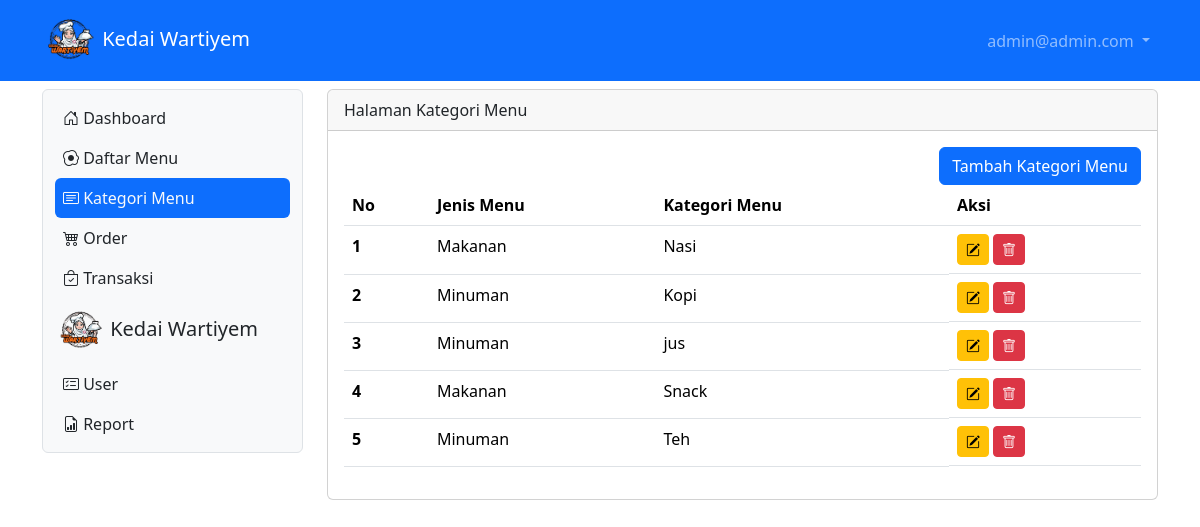
The page /app/kategori (signed in) on the database its author committed.
### tables this page shows
CREATE TABLE `tb_user` (
  `id` int(11) NOT NULL,
  `Nama` varchar(200) DEFAULT NULL,
  `username` varchar(200) DEFAULT NULL,
  `password` varchar(200) DEFAULT NULL,
  `level` int(11) DEFAULT NULL,
  `No_Hp` varchar(15) DEFAULT NULL,
  `alamat` varchar(300) DEFAULT NULL
);

CREATE TABLE `tb_kategori_menu` (
  `id_kat_menu` int(11) NOT NULL,
  `jenis_menu` int(11) DEFAULT NULL,
  `kategori_menu` varchar(50) DEFAULT NULL
);

### app/katmenu.php (the view, shortened to what this page needs)
<?php
include "../proses/connect.php";
$query = mysqli_query($conn, "SELECT * FROM tb_kategori_menu");
while ($record = mysqli_fetch_array($query)) {
    $result[] = $record;
}
?>
<div class="col-lg-9 mt-2">
    <div class="card">
        <div class="card-header">
            Halaman Kategori Menu
        </div>
        <div class="card-body">
            <div class="row">
                <div class="col d-flex justify-content-end">
                    <button class="btn btn-primary" data-bs-toggle="modal" data-bs-target="#ModalTambahUser"> Tambah
                        Kategori Menu</button>
                </div>
            </div>
                <?php
            if (empty($result)) {
                echo "Data user tidak ada";
            } else {
                ?>
                <div class="table-responsive">
                    <table class="table table-hover">
                        <thead>
                            <tr>
                                <th scope="col">No</th>
                                <th scope="col">Jenis Menu</th>
                                <th scope="col">Kategori Menu</th>
                                <th scope="col">Aksi</th>
                            </tr>
                        </thead>
                        <tbody>
                            <?php
                            $no = 1;
                            foreach ($result as $row) {
                                ?>
                                <tr>
                                    <th scope="row">
                                        <?php echo $no++ ?>
                                    </th>
                                    <td>
                                        <?php echo ($row['jenis_menu'] == 1) ? "Makanan" : "Minuman" ?>
                                    </td>
                                    <td>
                                        <?php echo $row['kategori_menu'] ?>
                                    </td>
                                    <td class="d-flex">
                                        <button class="btn btn-warning btn-sm me-1" data-bs-toggle="modal"
                                            data-bs-target="#ModalEdit<?php echo $row['id_kat_menu'] ?>"><i
                                                class="bi bi-pencil-square"></i></button>
                                        <button class="btn btn-danger btn-sm me-1" data-bs-toggle="modal"
                                            data-bs-target="#ModalDelete<?php echo $row['id_kat_menu'] ?>"><i
                                                class="bi bi-trash"></i></button>
                                    </td>
                                </tr>
                                <?php
                            }
                            ?>
                        </tbody>
                    </table>
                </div>
                <?php
            }
            ?>
        </div>
    </div>
</div>

### app/Header.php (shortened to what this page needs)
<?php
include "../proses/connect.php";
$query = mysqli_query($conn, "SELECT * FROM tb_user WHERE username='$_SESSION[username_kedai]'");
?>
<nav class="navbar navbar-expand navbar-dark bg-primary sticky-top">
    <div class="container-lg">
        <a class="navbar-brand" href="."><img src="../img/logo1.png" alt="logo aplikasi" width="55px"> Kedai Wartiyem</a>
        <div class="collapse navbar-collapse justify-content-end" id="navbarNavDropdown">
            <ul class="navbar-nav">
                <li class="nav-item dropdown">
                    <a class="nav-link dropdown-toggle" href="#" role="button" data-bs-toggle="dropdown"
                        aria-expanded="false">
                        <?php echo $hasil['username']; ?>
                    </a>
                </li>
            </ul>
        </div>
    </div>
</nav>

### rows shown on the page
tb_user: username "admin@admin.com"
tb_kategori_menu: jenis_menu "Makanan", kategori_menu "Nasi"
tb_kategori_menu: jenis_menu "Minuman", kategori_menu "Kopi"
tb_kategori_menu: jenis_menu "Minuman", kategori_menu "jus"
tb_kategori_menu: jenis_menu "Makanan", kategori_menu "Snack"
tb_kategori_menu: jenis_menu "Minuman", kategori_menu "Teh"
